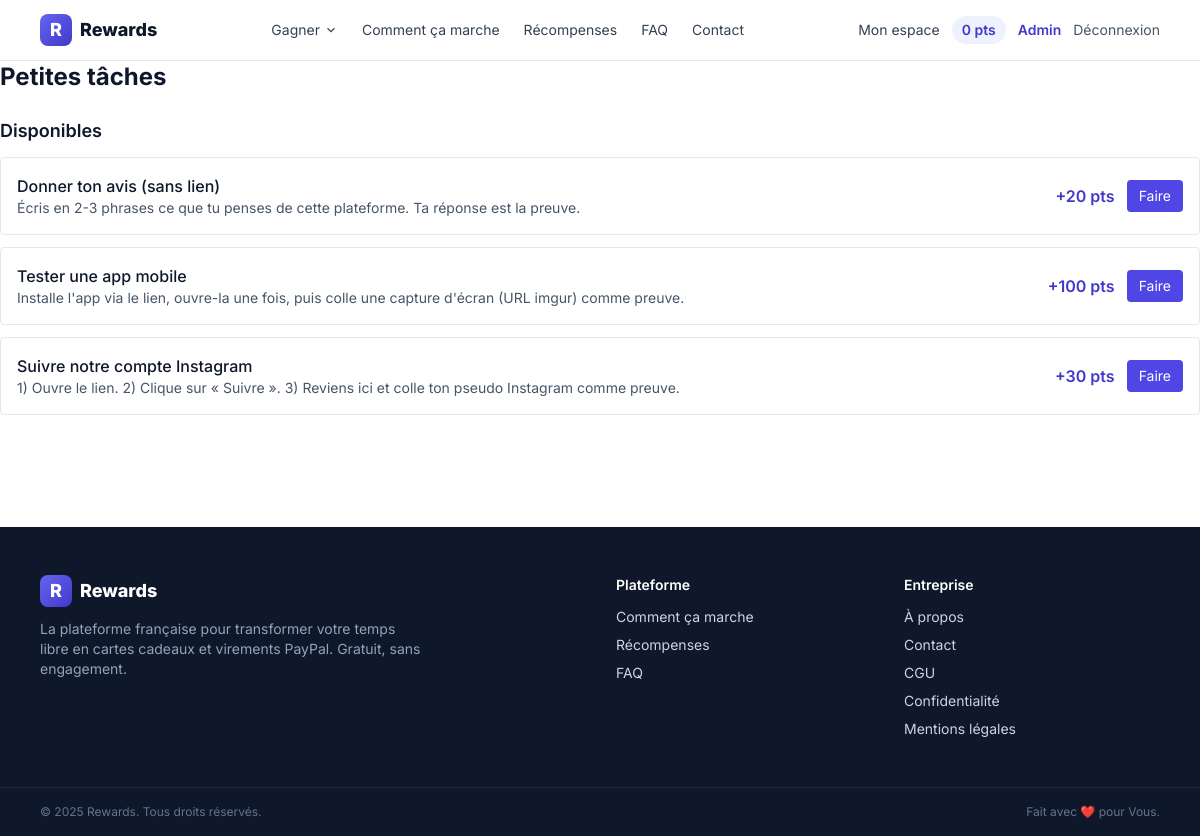
Screenshot of /tasks/ (signed in) with the database file from the repository.
### models.py (models this page shows, shortened)
class User(UserMixin, db.Model):
    __tablename__ = "users"
    id = db.Column(db.Integer, primary_key=True)
    email = db.Column(db.String(255), unique=True, nullable=False, index=True)
    password_hash = db.Column(db.String(255), nullable=False)
    points_balance = db.Column(db.Integer, default=0, nullable=False)
    referral_code = db.Column(db.String(16), unique=True, default=_gen_referral_code, nullable=False)
    referred_by_id = db.Column(db.Integer, db.ForeignKey("users.id"), nullable=True)
    paypal_email = db.Column(db.String(255), nullable=True)
    is_admin = db.Column(db.Boolean, default=False, nullable=False)
    created_at = db.Column(db.DateTime, default=datetime.utcnow, nullable=False)
    transactions = db.relationship("PointTransaction", backref="user", lazy="dynamic")
    completions = db.relationship("Completion", backref="user", lazy="dynamic")
    withdrawals = db.relationship("Withdrawal", backref="user", lazy="dynamic")

class Task(db.Model):
    __tablename__ = "tasks"
    id = db.Column(db.Integer, primary_key=True)
    title = db.Column(db.String(255), nullable=False)
    description = db.Column(db.Text, nullable=False)
    action_url = db.Column(db.String(500), nullable=True)
    points_reward = db.Column(db.Integer, nullable=False, default=30)
    active = db.Column(db.Boolean, default=True, nullable=False)

### tasks/routes.py (the view)
@tasks_bp.route("/")
@login_required
def list_tasks():
    tasks = Task.query.filter_by(active=True).order_by(Task.id.desc()).all()
    done_ids = {
        c.item_id for c in Completion.query.filter_by(
            user_id=current_user.id, item_type="task"
        ).all()
    }
    available = [t for t in tasks if t.id not in done_ids]
    done = [t for t in tasks if t.id in done_ids]
    return render_template("tasks/list.html", available=available, done=done)

### platforms/registry.py (called while the page is built)
def all_platforms(include_disabled: bool = False):
    return [p for p in PLATFORMS if include_disabled or p["enabled"]]

### templates/tasks/list.html (shortened to what this page needs)
{% extends "base.html" %}
{% block content %}
<h1 class="text-2xl font-bold mb-6">Petites tâches</h1>
<h2 class="text-lg font-semibold mb-3">Disponibles</h2>
{% if available %}
  <ul class="space-y-3 mb-8">
    {% for t in available %}
      <li class="bg-white border rounded p-4 flex items-center justify-between">
        <div>
          <div class="font-medium">{{ t.title }}</div>
          <div class="text-sm text-slate-600">{{ t.description[:120] }}{% if t.description|length > 120 %}…{% endif %}</div>
        </div>
        <div class="flex items-center gap-3">
          <span class="text-indigo-700 font-semibold">+{{ t.points_reward }} pts</span>
          <a href="{{ url_for('tasks.do_task', task_id=t.id) }}"
             class="bg-indigo-600 text-white px-3 py-1.5 rounded hover:bg-indigo-700 text-sm">Faire</a>
        </div>
      </li>
    {% endfor %}
  </ul>
{% else %}
  <p class="text-slate-500 mb-8">Aucune tâche disponible pour le moment.</p>
{% endif %}
{% endblock %}

### templates/base.html (shortened to what this page needs)
<!doctype html>
<html lang="fr">
<head>
  <script src="https://cdn.tailwindcss.com"></script>
</head>
<body class="bg-white text-slate-900 min-h-screen flex flex-col">
<header class="bg-white/90 backdrop-blur border-b border-slate-200 sticky top-0 z-40">
  <div class="max-w-6xl mx-auto px-4 py-3 flex items-center justify-between">
    <a href="{{ url_for('index') }}" class="flex items-center gap-2 font-extrabold text-lg">
      <span class="inline-flex w-8 h-8 rounded-lg bg-gradient-to-br from-brand-500 to-brand-700 text-white items-center justify-center">R</span>
      <span>Rewards</span>
    </a>
    <nav class="hidden md:flex items-center gap-6 text-sm">
      <div class="relative group">
        <button class="text-slate-700 hover:text-brand-700 inline-flex items-center gap-1 py-2">
          Gagner
          <svg width="14" height="14" viewBox="0 0 24 24" fill="none" stroke="currentColor" stroke-width="2"><path d="M6 9l6 6 6-6"/></svg>
        </button>
      </div>
      <a href="{{ url_for('pages.how_it_works') }}" class="text-slate-700 hover:text-brand-700">Comment ça marche</a>
      <a href="{{ url_for('pages.rewards') }}" class="text-slate-700 hover:text-brand-700">Récompenses</a>
      <a href="{{ url_for('pages.faq') }}" class="text-slate-700 hover:text-brand-700">FAQ</a>
      <a href="{{ url_for('pages.contact') }}" class="text-slate-700 hover:text-brand-700">Contact</a>
    </nav>
    <div class="hidden md:flex items-center gap-3 text-sm">
      {% if current_user.is_authenticated %}
        <a href="{{ url_for('dashboard.home') }}" class="text-slate-700 hover:text-brand-700">Mon espace</a>
        <a href="{{ url_for('dashboard.home') }}" class="px-2.5 py-1 rounded-full bg-brand-50 text-brand-700 font-semibold">{{ current_user.points_balance }} pts</a>
        {% if current_user.is_admin %}
          <a href="{{ url_for('admin.dashboard') }}" class="text-brand-700 font-semibold">Admin</a>
        {% endif %}
        <a href="{{ url_for('auth.logout') }}" class="text-slate-600 hover:text-brand-700">Déconnexion</a>
      {% else %}
        <a href="{{ url_for('auth.login') }}" class="text-slate-700 hover:text-brand-700">Connexion</a>
        <a href="{{ url_for('auth.signup') }}" class="bg-brand-600 text-white px-4 py-2 rounded-lg font-semibold hover:bg-brand-700 shadow-sm">Commencer gratuitement</a>
      {% endif %}
    </div>
  </div>
</header>
<main class="flex-1">
  {% block content %}{% endblock %}
</main>
{% include 'partials/footer.html' %}
</body>
</html>

### templates/base.html (style rules this page uses)
body { font-family: 'Inter', system-ui, sans-serif; }

### rows the page displays
User: points_balance "0"
Task: title "Donner ton avis (sans lien)", description "Écris en 2-3 phrases ce que tu penses de cette plateforme. Ta réponse est la preuve.", points_reward "20"
Task: title "Tester une app mobile", description "Installe l'app via le lien, ouvre-la une fois, puis colle une capture d'écran (URL imgur) comme preuve.", points_reward "100"
Task: title "Suivre notre compte Instagram", description "1) Ouvre le lien. 2) Clique sur « Suivre ». 3) Reviens ici et colle ton pseudo Instagram comme preuve.", points_reward "30"
